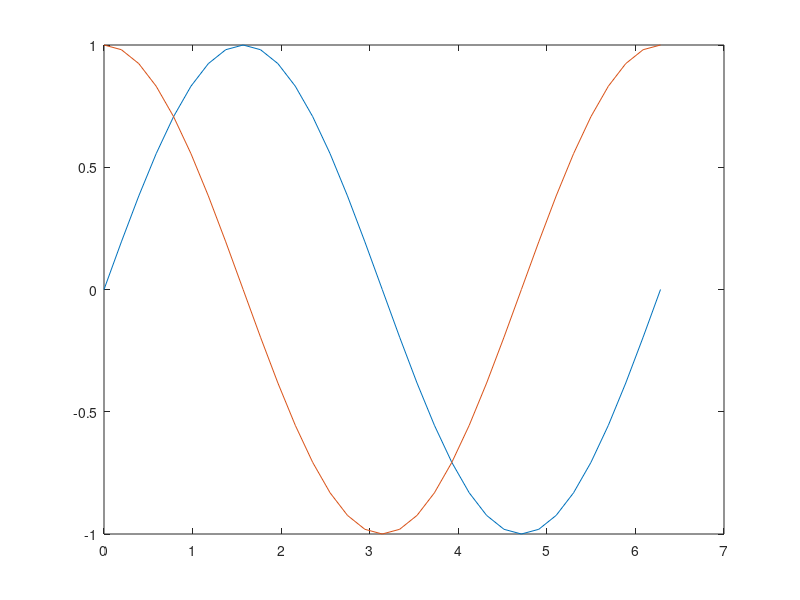

Write the MATLAB code that produced this figure.
%% Class_06: More data, Arrays, plotting, and examples

%% More examples

% Syllabus
%The syllabus is at the drivel

%number = 16:1;
%de2bi(number-1)


%% Position and velocity equations
%y_final  = y_init + v_init *time +.5 acc_init *time ^2
%simplifies to t_final = sqrt((2* y_init)/(acc_init))
acc_init = 9.81 %m/s
v_init = 0;
y_init = 100;
y_final = 0;
t_init = 0;
t_final  = sqrt((2* y_init)/(acc_init));

time = linspace(t_init, t_final, 11);
%linspace determina um vetor com um delimitado numero de elementos em um
%intervalo determinado
y_time = y_init + v_init .* time + (.5 .*(-acc_init) .* (time.^2));

%velocity at certain time t
%v_time = v_init +acc_init *time

v_time = v_init +acc_init .*time

%% two dimensional motion
y_init  = 0;
y_final = 0;
v_init = 100;
theta = pi/6;
acc_init = 9.81;
t_init =0;

t_final = ((2 * v_init * sin(theta))/acc_init);

time = linspace(t_init, t_final, 11);

x_init = 0;
acc_init_x = 0;

%x_time = (v_init * cos(theta)) *time
x_time = (v_init *cos(theta)) .* time;

%y_time = (v_init *sin(theta) *time) + (.5 *acc_init (time^2)
y_time = (v_init * sin(theta) .* time) + (.5 .* (-acc_init) *(time .^2));

%% Binary number convertor

%% plotting
plot(x_time, y_time)

%graph y = x^2 + x + 1 from -100 <= x <= 100
x = [-100:1:100];
y = x.^2 + x + 1;
plot(x, y)

x = [0 : pi/16 :2*pi]
y1 = sin(x);
y2 = cos(x);
plot(x,y1,x,y2); %plota dois graficos juntos 


%% Grade calculator (using random numbers)

%% Slicing data





